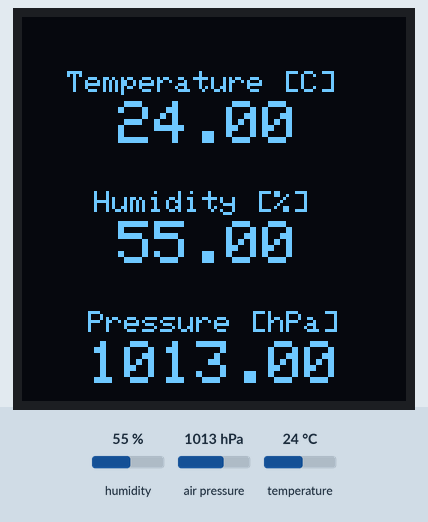
Recording of a sketch running on a simulated ESP32. Shown: 128×128 one-colour display. The test bench sets the inputs (shaded band); at power-on: humidity 55 %, air pressure 1013 hPa, temperature 24 °C. What the sketch prints to the serial monitor is not drawn.

Above: at 1.5 s.
1.6 s: humidity set to 22 %
At 3.4 s:
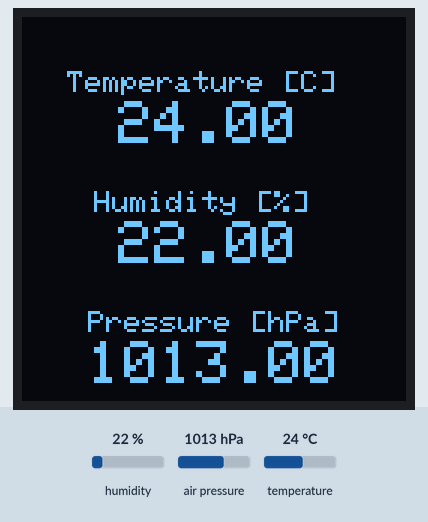
3.9 s: air pressure set to 952 hPa
At 5.3 s:
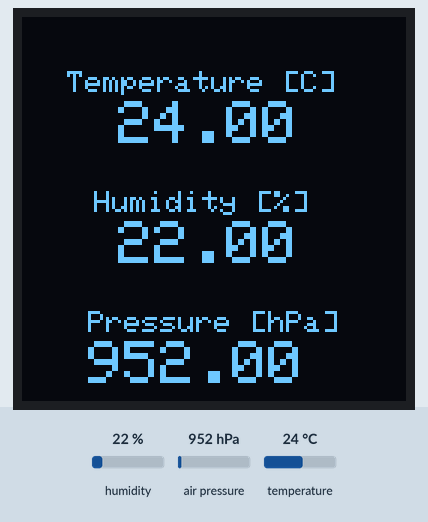
6.1 s: temperature set to 12 °C
At 7.2 s:
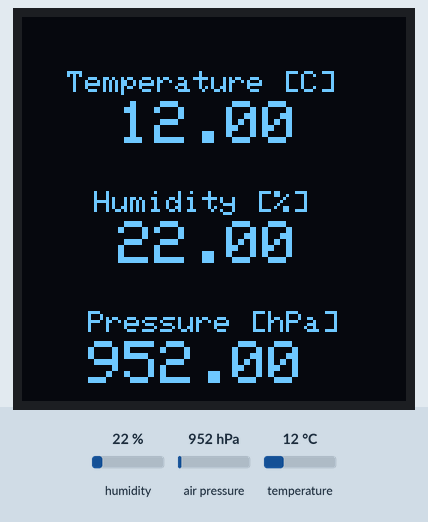
8.2 s: humidity set to 40 %
At 9.1 s:
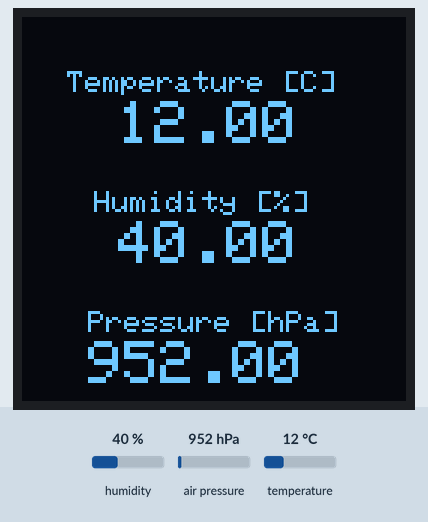
Timing chart, 0 to 11.2 s (numbered marks = the images above; inputs shaded):
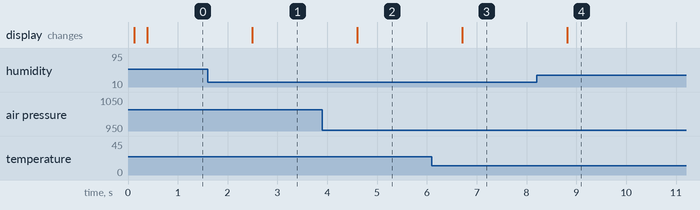

Measured:
- after the input at 1.6 s, the display: changes after 0.89 s (image 1)
- after the input at 3.9 s, the display: changes after 0.70 s (image 2)
- after the input at 6.1 s, the display: changes after 0.61 s (image 3)
- after the input at 8.2 s, the display: changes after 0.62 s (image 4)

The sketch:

BME280_OLED.ino
```cpp
/*

Here we connect a BME280 sensor and OLED display to the ESP32 Dev module using SPI

Temperature, humidity and air pressure are displayed on the OLED.

The SPI CLK and MOSI lines are common to both peripherals, which have unique CS lines.

*/

#include <Wire.h>
#include <SPI.h>
#include <Adafruit_Sensor.h>
#include <Adafruit_BME280.h>
#include <Adafruit_GFX.h>
#include <Adafruit_SH110X.h>

#define BME_CLK     18
#define BME_MISO    19
#define BME_MOSI    23
#define BME_CS       5
#define SEALEVELPRESSURE_HPA (1013.25)

#define OLED_MOSI   23
#define OLED_CLK    18
#define OLED_DC     16
#define OLED_CS     15  //5
#define OLED_RESET  17

#define SCREEN_WIDTH 128
#define SCREEN_HEIGHT 128

Adafruit_SH1107 OLED(SCREEN_WIDTH, SCREEN_HEIGHT,
  OLED_MOSI, OLED_CLK, OLED_DC, OLED_RESET, OLED_CS);

Adafruit_BME280 BME(BME_CS, BME_MOSI, BME_MISO, BME_CLK); // software SPI

unsigned long delayTime;

void setup() {

  unsigned BME_status;
  unsigned OLED_status;

  Serial.begin(115200);
  delay(100);

  if(!Serial)
  {
    Serial.println(F("Serial port initialization failed"));
    return;
  }

  OLED_status = OLED.begin(SH110X_SETCOMPINS);
  delay(100);
  if(!OLED_status)
  {
    Serial.println(F("OLED initialization failed"));
    return;
  }

  BME_status = BME.begin();
  delay(100);
  if (!BME_status) {
      Serial.println("Could not find a valid BME280 sensor - check your wiring!");
      return;
  }

  if (BME_status){
    Serial.println("BME280 found.");
  }

  if (OLED_status){
    Serial.println("OLED found.");
  }

  OLED.clearDisplay();

}


void loop() {
  // put your main code here, to run repeatedly:
OLEDDisplay();
}


void OLEDDisplay()
{
  OLED.clearDisplay();

  OLED.setTextSize(1);
  OLED.setTextColor(SH110X_WHITE);
  OLED.setCursor(15,18);
  OLED.println("Temperature [C]");
  OLED.setTextSize(2);
  OLED.setCursor(32, 28);
  //OLED.println("0.0/32.0");
  OLED.println(BME.readTemperature());

  OLED.setTextSize(1);
  OLED.setTextColor(SH110X_WHITE);
  OLED.setCursor(24,58);
  OLED.println("Humidity [%]");
  OLED.setTextSize(2);
  OLED.setCursor(32, 68);
  //OLED.println("50.0");
  OLED.println(BME.readHumidity());


  OLED.setTextSize(1);
  OLED.setTextColor(SH110X_WHITE);
  OLED.setCursor(22,98);
  OLED.println("Pressure [hPa]");
  OLED.setTextSize(2);
  OLED.setCursor(22, 108);
  //OLED.println("1013.25");
  OLED.println(BME.readPressure()/100.0);

  OLED.display();
  delay(1000);
}
```
